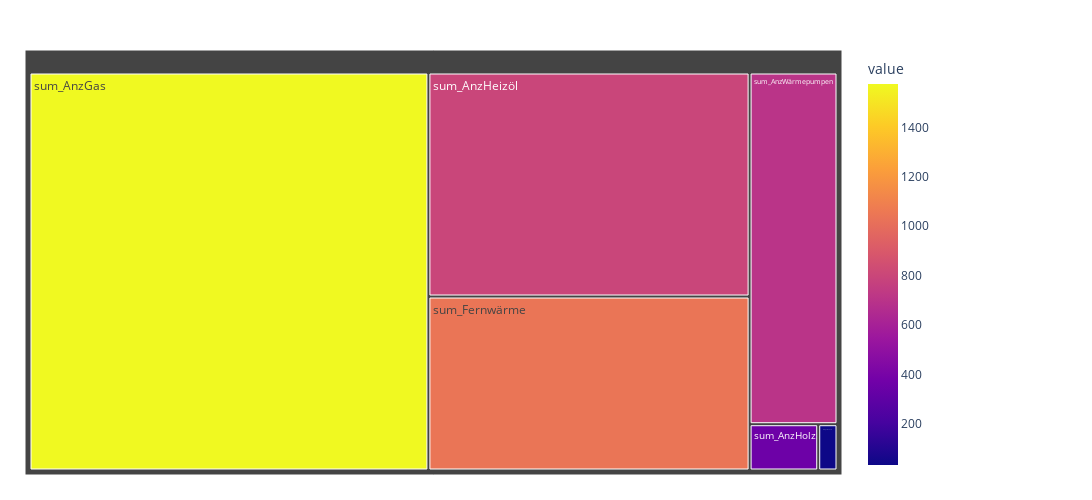

The notebook cell saved with this chart:
### Code cell
fig = px.treemap(myTreemapAgg.melt().reset_index(), path=[px.Constant("test")
                                                                                     ,'variable']
                 , values='value'
                 , color='value'
                 ## bei discrete scales (bei Klassen und Strings):                 
                 , color_discrete_map={'(?)':'lightgrey','EVP':'gold', 'SP':'#FF3030', 'PdA':'#EE3B3B', 'Grüne':'#A2CD5A','GLP':'#CAFF70','Die Mitte':'orange','FDP':'#104E8B','AL':'deeppink','SVP':'forestgreen', 'FL ZÜRI':'#8B864E','Volt':'#lightblue' }                
                 ## bei continuous scales (bei Zahlenwerten):
                #, color_continuous_scale='cividis'
                #, color_continuous_midpoint=np.average(df['AnzBestWir'], weights=df['AnzBestWir'])  
                 ,height=500
                 ,width=1100                 
                )
fig.update_traces(root_color="grey")
fig.update_layout(margin = dict(t=50, l=25, r=250, b=25))
fig.show()

### Figure 1 — Plotly figure (JSON) as saved in the notebook; plotly's stock layout.template omitted (floating-point values rounded to 4 significant figures)
{"data": [{"branchvalues": "total", "customdata": [[33.0], [1576.0], [797.6], [355.9], [703.1], [1041.0], [1209.0]], "domain": {"x": [0, 1], "y": [0, 1]}, "hovertemplate": "labels=%{label}<br>value_sum=%{value}<br>parent=%{parent}<br>id=%{id}<br>value=%{color}<extra></extra>", "ids": ["/sum_AnzAndere", "/sum_AnzGas", "/sum_AnzHeizöl", "/sum_AnzHolz", "/sum_AnzWärmepumpen", "/sum_Fernwärme", ""], "labels": ["sum_AnzAndere", "sum_AnzGas", "sum_AnzHeizöl", "sum_AnzHolz", "sum_AnzWärmepumpen", "sum_Fernwärme", ""], "marker": {"coloraxis": "coloraxis", "colors": [33.0, 1576.0, 797.6, 355.9, 703.1, 1041.0, 1209.0]}, "name": "", "parents": ["", "", "", "", "", "", ""], "root": {"color": "grey"}, "type": "treemap", "values": [637, 113335, 51365, 2268, 22069, 39890, 229564]}], "layout": {"coloraxis": {"colorbar": {"title": {"text": "value"}}, "colorscale": [[0, "#0d0887"], [0.1111, "#46039f"], [0.2222, "#7201a8"], [0.3333, "#9c179e"], [0.4444, "#bd3786"], [0.5556, "#d8576b"], [0.6667, "#ed7953"], [0.7778, "#fb9f3a"], [0.8889, "#fdca26"], [1, "#f0f921"]]}, "height": 500, "legend": {"tracegroupgap": 0}, "margin": {"b": 25, "l": 25, "r": 250, "t": 50}, "width": 1100}}
